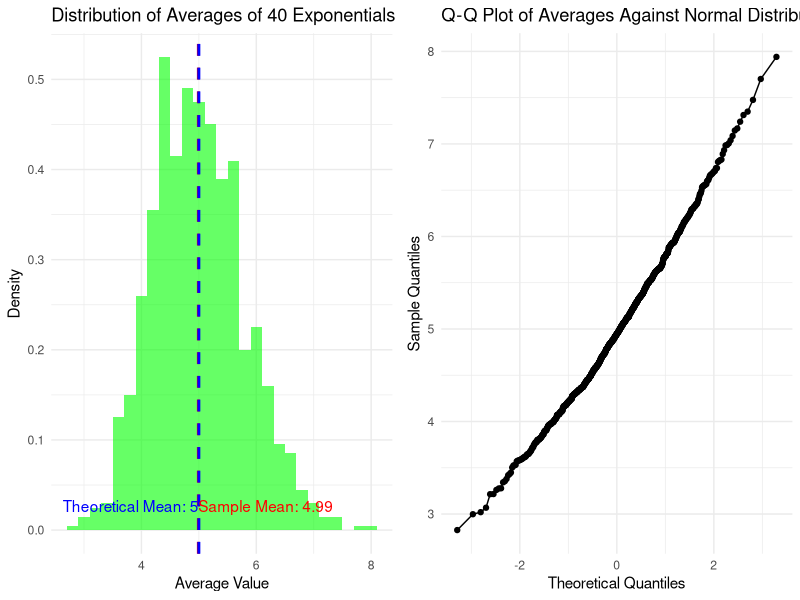

The R script that drew this image:
## ---- chunk 1
knitr::opts_chunk$set(echo = TRUE)
## ---- chunk 2
# Suppress warnings 
options(warn=-1)

# Set parameters
lambda_value <- 0.2
sample_size <- 40
num_simulations <- 1000

# Simulate 1000 averages of 40 exponentials
averages <- replicate(num_simulations, mean(rexp(sample_size, rate=lambda_value)))

# Display the first few averages for verification
head(averages)
## ---- chunk 3
# Suppress warnings 
options(warn=-1)

# Load necessary libraries
suppressPackageStartupMessages({
  library(ggplot2)
  library(gridExtra)
  library(MASS) # For truehist() and fitdistr()
})

# Set parameters
lambda_value <- 0.2
sample_size <- 40
num_simulations <- 1000

# Simulate 1000 averages of 40 exponentials
averages <- replicate(num_simulations, mean(rexp(sample_size, rate = lambda_value)))

# Calculate the sample mean and variance
sample_mean <- mean(averages)
sample_variance <- var(averages)

# Theoretical mean and variance
theoretical_mean <- 1 / lambda_value
theoretical_variance <- (1 / lambda_value^2) / sample_size

# Plotting the distribution of averages
g1 <- ggplot() + geom_histogram(aes(x=averages, y=..density..), binwidth = 0.2, fill='green', alpha=0.6) +
  geom_vline(aes(xintercept=sample_mean), color="red", linetype="dashed", size=1) +
  geom_vline(aes(xintercept=theoretical_mean), color="blue", linetype="dashed", size=1) +
  labs(title="Distribution of Averages of 40 Exponentials", x="Average Value", y="Density") +
  theme_minimal() +
  geom_text(aes(x=sample_mean, label=paste("Sample Mean:", round(sample_mean, 2)), y=0.02), hjust=0, vjust=0, color="red") +
  geom_text(aes(x=theoretical_mean, label=paste("Theoretical Mean:", theoretical_mean), y=0.02), hjust=1, vjust=0, color="blue")

# Calculating and plotting Q-Q plot
qq_data <- qqnorm(averages, plot.it = FALSE)
qq_df <- data.frame(Theoretical = qq_data$x, Sample = qq_data$y)
g2 <- ggplot(qq_df, aes(x = Theoretical, y = Sample)) +
  geom_point() +
  geom_line() +
  labs(title = "Q-Q Plot of Averages Against Normal Distribution", x = "Theoretical Quantiles", y = "Sample Quantiles") +
  theme_minimal()

# Plot both plots side by side
grid.arrange(g1, g2, ncol = 2)

# Print calculated means and variances
cat(paste("Sample Mean:", sample_mean, "\n",
          "Sample Variance:", sample_variance, "\n",
          "Theoretical Mean:", theoretical_mean, "\n",
          "Theoretical Variance:", theoretical_variance, "\n",
          sep=""))
